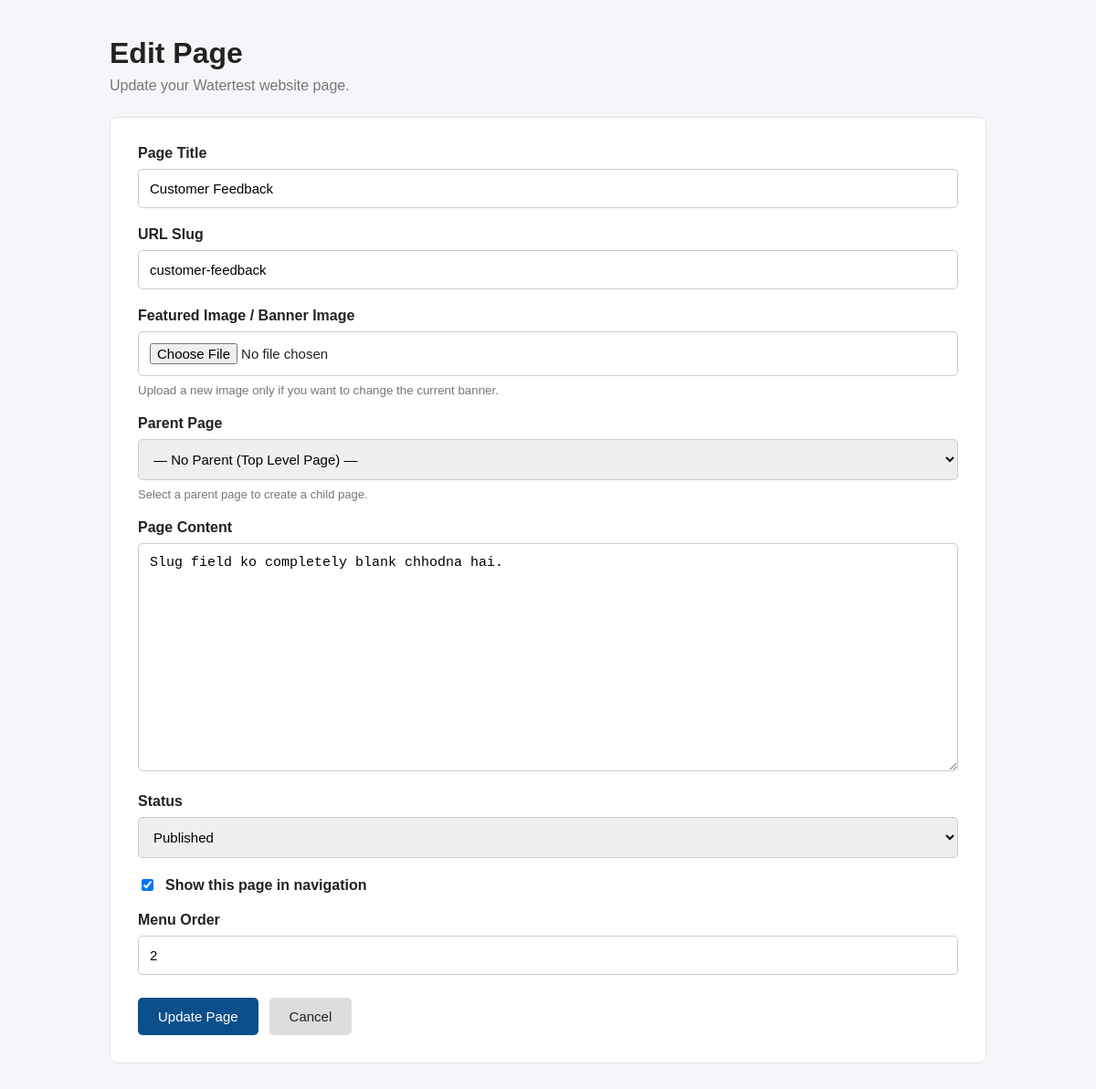
The app's page /dashboard/pages/edit/4/ (signed in) with its own data.
### website/models.py (models this page shows, shortened)
class Page(models.Model):
    STATUS_CHOICES = [
        ("draft", "Draft"),
        ("published", "Published"),
    ]
    title = models.CharField(max_length=300)
    slug = models.SlugField(
        max_length=300,
        unique=True,
        blank=True
    )
    content = models.TextField(
        blank=True
    )
    featured_image = models.ImageField(
        upload_to="pages/",
        blank=True,
        null=True
    )
    status = models.CharField(
        max_length=20,
        choices=STATUS_CHOICES,
        default="draft"
    )
    show_in_menu = models.BooleanField(
        default=False
    )
    menu_order = models.PositiveIntegerField(
        default=0
    )
    parent = models.ForeignKey(
        "self",
        on_delete=models.CASCADE,
        blank=True,
        null=True,
        related_name="children"
    )
    created_at = models.DateTimeField(
        auto_now_add=True
    )
    updated_at = models.DateTimeField(
        auto_now=True
    )

### website/views.py (the view, shortened to what this page needs)
@login_required
def edit_page(request, page_id):
    page = get_object_or_404(
        Page,
        id=page_id
    )
    parent_pages = Page.objects.exclude(
        id=page.id
    ).order_by(
        "menu_order",
        "title"
    )
    return render(
        request,
        "website/page_edit.html",
        {
            "page": page,
            "parent_pages": parent_pages,
        }
    )

### website/context_processors.py (called while the page is built)
def menu_pages(request):
    menu_pages = Page.objects.filter(
        status="published",
        show_in_menu=True,
        parent__isnull=True
    ).prefetch_related(
        "children"
    ).order_by(
        "menu_order",
        "title"
    )
    return {
        "menu_pages": menu_pages
    }

### templates/website/page_edit.html (shortened to what this page needs)
{% load static %}
<!DOCTYPE html>
<html lang="en">
<head>
</head>
<body>
<div class="page-wrapper">
    <div class="page-header">
        <h1>Edit Page</h1>
        <p>
            Update your Watertest website page.
        </p>
    </div>
    <div class="form-box">
       <form method="POST" enctype="multipart/form-data">
            <div class="form-group">
                <label for="title">
                    Page Title
                </label>
                <input
                    type="text"
                    id="title"
                    name="title"
                    value="{{ page.title }}"
                    required>
            </div>
            <div class="form-group">
                <label for="slug">
                    URL Slug
                </label>
                <input
                    type="text"
                    id="slug"
                    name="slug"
                    value="{{ page.slug }}"
                    required>
            </div>
            <div class="form-group">
    <label for="featured_image">
        Featured Image / Banner Image
    </label>
    <input
        type="file"
        id="featured_image"
        name="featured_image"
        accept="image/*"
    >
    <small style="
        display:block;
        margin-top:8px;
        color:#777;
    ">
        Upload a new image only if you want to change
        the current banner.
    </small>
</div>
            <div class="form-group">
                <label for="parent">
                    Parent Page
                </label>
                <select
                    id="parent"
                    name="parent">
                    <option value="">
                        — No Parent (Top Level Page) —
                    </option>
                </select>
                <small class="help-text">
                    Select a parent page to create a child page.
                </small>
            </div>
            <div class="form-group">
                <label for="content">
                    Page Content
                </label>
                <textarea
                    id="content"
                    name="content">{{ page.content }}</textarea>
            </div>
            <div class="form-group">
                <label for="status">
                    Status
                </label>
                <select
                    id="status"
                    name="status">
                    <option
                        value="published"
                        {% if page.status == "published" %}selected{% endif %}>
                        Published
                    </option>
                </select>
            </div>
            <div class="form-group checkbox-group">
                <input
                    type="checkbox"
                    id="show_in_menu"
                    name="show_in_menu"
                    {% if page.show_in_menu %}checked{% endif %}>
                <label for="show_in_menu">
                    Show this page in navigation
                </label>
            </div>
            <div class="form-group">
                <label for="menu_order">
                    Menu Order
                </label>
                <input
                    type="number"
                    id="menu_order"
                    name="menu_order"
                    value="{{ page.menu_order }}"
                    min="0">
            </div>
            <div class="button-row">
                <button
                    type="submit"
                    class="btn btn-primary">
                    Update Page
                </button>
                <a
                    href="{% url 'pages' %}"
                    class="btn btn-secondary">
                    Cancel
                </a>
            </div>
        </form>
    </div>
</div>
</body>
</html>

### templates/website/page_edit.html (style rules this page uses)
* { box-sizing: border-box; }
body { margin: 0; font-family: Arial, sans-serif; background: #f4f6f9; color: #222; }
.page-wrapper { max-width: 1000px; margin: 40px auto; padding: 0 20px; }
.page-header { margin-bottom: 25px; }
.page-header h1 { margin: 0 0 8px; }
.page-header p { margin: 0; color: #777; }
.form-box { background: white; padding: 30px; border-radius: 8px; border: 1px solid #e5e5e5; }
.form-group { margin-bottom: 20px; }
label { display: block; margin-bottom: 8px; font-weight: bold; }
input, textarea, select { width: 100%; padding: 12px; border: 1px solid #ccc; border-radius: 5px; font-size: 15px; }
textarea { min-height: 250px; resize: vertical; }
.checkbox-group { display: flex; align-items: center; gap: 10px; }
.checkbox-group input { width: auto; }
.checkbox-group label { margin: 0; }
.help-text { display: block; margin-top: 8px; color: #777; font-size: 13px; }
.button-row { display: flex; gap: 12px; margin-top: 25px; }
.btn { display: inline-block; padding: 12px 22px; border: 0; border-radius: 5px; cursor: pointer; text-decoration: none; font-size: 15px; }
.btn-primary { background: #0b4f8a; color: white; }
.btn-secondary { background: #ddd; color: #222; }

### records on screen
Page: title "Customer Feedback", slug "customer-feedback", content "Slug field ko completely blank chhodna hai.", status "Published", show_in_menu "☑", menu_order "2"
